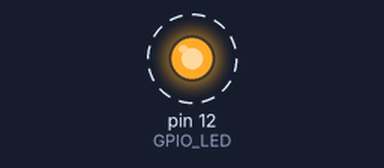
Bench run of a sketch on a simulated Arduino Uno, built with avr-gcc and run on an emulated ATmega328P. Parts: output pins drawn as LEDs (lit = HIGH). Dashed ring = blinking.

Above: at 0.05 s.
Timing chart, 0 to 3.0 s (numbered marks = the images above):
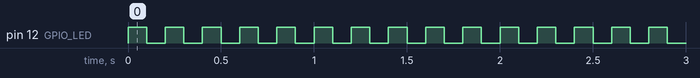

Measured:
- by itself, pin 12 (GPIO_LED): alternates HIGH for 0.10 s and LOW for 0.10 s

The sketch:

esp210_blink.ino
```cpp
// (licence header left out)
#define GPIO_LED 12

void setup() {
    pinMode(GPIO_LED, OUTPUT);

    return;
}

void loop() {

    while (1) {
        digitalWrite(GPIO_LED, HIGH);
        delay(100);
        digitalWrite(GPIO_LED, LOW);
        delay(100);
    }

    return;
}
```

esp210_blink.c
```cpp
// (licence header left out)
#include "Arduino.h"

#define GPIO_LED 12

void setup() {
    pinMode(GPIO_LED, OUTPUT);

    return;
}

void loop() {

    while (1) {
        digitalWrite(GPIO_LED, HIGH);
        delay(100);
        digitalWrite(GPIO_LED, LOW);
        delay(100);
    }

  return;
}
```
